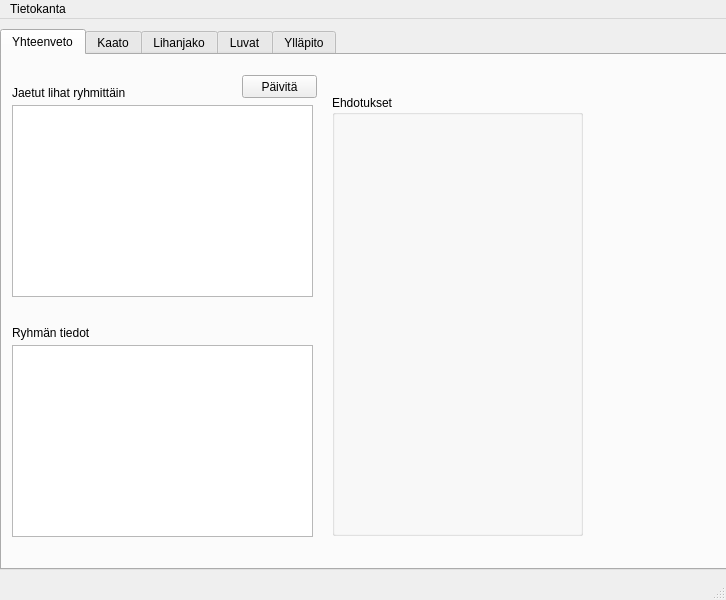
<?xml version="1.0" encoding="UTF-8"?>
<ui version="4.0">
 <class>MainWindow</class>
 <widget class="QMainWindow" name="MainWindow">
  <property name="geometry">
   <rect>
    <x>0</x>
    <y>0</y>
    <width>726</width>
    <height>600</height>
   </rect>
  </property>
  <property name="windowTitle">
   <string>MainWindow</string>
  </property>
  <widget class="QWidget" name="centralwidget">
   <widget class="QTabWidget" name="tabWidget">
    <property name="geometry">
     <rect>
      <x>0</x>
      <y>10</y>
      <width>781</width>
      <height>541</height>
     </rect>
    </property>
    <property name="currentIndex">
     <number>0</number>
    </property>
    <widget class="QWidget" name="summaryPage">
     <attribute name="title">
      <string>Yhteenveto</string>
     </attribute>
     <widget class="QTableWidget" name="meatSharedTableWidget">
      <property name="geometry">
       <rect>
        <x>10</x>
        <y>50</y>
        <width>301</width>
        <height>192</height>
       </rect>
      </property>
      <property name="styleSheet">
       <string notr="true"/>
      </property>
     </widget>
     <widget class="QTableWidget" name="groupSummaryTableWidget">
      <property name="geometry">
       <rect>
        <x>10</x>
        <y>290</y>
        <width>301</width>
        <height>192</height>
       </rect>
      </property>
     </widget>
     <widget class="QLabel" name="sharedMeatLabel">
      <property name="geometry">
       <rect>
        <x>10</x>
        <y>30</y>
        <width>151</width>
        <height>16</height>
       </rect>
      </property>
      <property name="text">
       <string>Jaetut lihat ryhmittäin</string>
      </property>
     </widget>
     <widget class="QLabel" name="groupSummarylabel">
      <property name="geometry">
       <rect>
        <x>10</x>
        <y>270</y>
        <width>151</width>
        <height>16</height>
       </rect>
      </property>
      <property name="text">
       <string>Ryhmän tiedot</string>
      </property>
     </widget>
     <widget class="QPushButton" name="summaryRefreshPushButton">
      <property name="geometry">
       <rect>
        <x>240</x>
        <y>20</y>
        <width>75</width>
        <height>23</height>
       </rect>
      </property>
      <property name="text">
       <string>Päivitä</string>
      </property>
     </widget>
     <widget class="QGroupBox" name="summarySuggestGroupBox">
      <property name="geometry">
       <rect>
        <x>330</x>
        <y>40</y>
        <width>251</width>
        <height>441</height>
       </rect>
      </property>
      <property name="title">
       <string>Ehdotukset</string>
      </property>
     </widget>
    </widget>
    <widget class="QWidget" name="killPage">
     <attribute name="title">
      <string>Kaato</string>
     </attribute>
     <widget class="QComboBox" name="shotByComboBox">
      <property name="geometry">
       <rect>
        <x>10</x>
        <y>40</y>
        <width>191</width>
        <height>22</height>
       </rect>
      </property>
     </widget>
     <widget class="QLabel" name="shotByLabel">
      <property name="geometry">
       <rect>
        <x>10</x>
        <y>20</y>
        <width>47</width>
        <height>13</height>
       </rect>
      </property>
      <property name="text">
       <string>Kaataja</string>
      </property>
     </widget>
     <widget class="QDateEdit" name="shotDateEdit">
      <property name="geometry">
       <rect>
        <x>220</x>
        <y>40</y>
        <width>121</width>
        <height>22</height>
       </rect>
      </property>
      <property name="locale">
       <locale language="Finnish" country="Finland"/>
      </property>
      <property name="displayFormat">
       <string>dd.MM.yyyy</string>
      </property>
      <property name="calendarPopup">
       <bool>true</bool>
      </property>
      <property name="date">
       <date>
        <year>2022</year>
        <month>11</month>
        <day>15</day>
       </date>
      </property>
     </widget>
     <widget class="QLabel" name="shotDateLabel">
      <property name="geometry">
       <rect>
        <x>220</x>
        <y>20</y>
        <width>101</width>
        <height>16</height>
       </rect>
      </property>
      <property name="text">
       <string>Kaatopäivä</string>
      </property>
     </widget>
     <widget class="QComboBox" name="animalComboBox">
      <property name="geometry">
       <rect>
        <x>10</x>
        <y>90</y>
        <width>191</width>
        <height>22</height>
       </rect>
      </property>
     </widget>
     <widget class="QComboBox" name="ageGroupComboBox">
      <property name="geometry">
       <rect>
        <x>220</x>
        <y>90</y>
        <width>121</width>
        <height>22</height>
       </rect>
      </property>
     </widget>
     <widget class="QComboBox" name="genderComboBox">
      <property name="geometry">
       <rect>
        <x>360</x>
        <y>90</y>
        <width>121</width>
        <height>22</height>
       </rect>
      </property>
     </widget>
     <widget class="QLabel" name="shotByLabel_2">
      <property name="geometry">
       <rect>
        <x>10</x>
        <y>70</y>
        <width>47</width>
        <height>13</height>
       </rect>
      </property>
      <property name="text">
       <string>Eläin</string>
      </property>
     </widget>
     <widget class="QLabel" name="shotByLabel_3">
      <property name="geometry">
       <rect>
        <x>220</x>
        <y>70</y>
        <width>61</width>
        <height>16</height>
       </rect>
      </property>
      <property name="text">
       <string>Ikäryhmä</string>
      </property>
     </widget>
     <widget class="QLabel" name="shotByLabel_4">
      <property name="geometry">
       <rect>
        <x>360</x>
        <y>70</y>
        <width>61</width>
        <height>16</height>
       </rect>
      </property>
      <property name="text">
       <string>Sukupuoli</string>
      </property>
     </widget>
     <widget class="QComboBox" name="usageComboBox">
      <property name="geometry">
       <rect>
        <x>90</x>
        <y>140</y>
        <width>111</width>
        <height>22</height>
       </rect>
      </property>
     </widget>
     <widget class="QLineEdit" name="weightLineEdit">
      <property name="geometry">
       <rect>
        <x>10</x>
        <y>140</y>
        <width>61</width>
        <height>20</height>
       </rect>
      </property>
     </widget>
     <widget class="QLabel" name="shotByLabel_5">
      <property name="geometry">
       <rect>
        <x>10</x>
        <y>120</y>
        <width>47</width>
        <height>13</height>
       </rect>
      </property>
      <property name="text">
       <string>Paino (kg)</string>
      </property>
     </widget>
     <widget class="QLabel" name="shotByLabel_6">
      <property name="geometry">
       <rect>
        <x>90</x>
        <y>120</y>
        <width>47</width>
        <height>13</height>
       </rect>
      </property>
      <property name="text">
       <string>Käyttö</string>
      </property>
     </widget>
     <widget class="QPlainTextEdit" name="additionalInfoTextEdit">
      <property name="geometry">
       <rect>
        <x>220</x>
        <y>140</y>
        <width>361</width>
        <height>71</height>
       </rect>
      </property>
      <property name="toolTip">
       <string>Tähän vieraan kaatajan nimi tai havaintoja eläimestä</string>
      </property>
      <property name="toolTipDuration">
       <number>10000</number>
      </property>
     </widget>
     <widget class="QLabel" name="shotByLabel_7">
      <property name="geometry">
       <rect>
        <x>220</x>
        <y>120</y>
        <width>51</width>
        <height>16</height>
       </rect>
      </property>
      <property name="text">
       <string>Lisätietoja</string>
      </property>
     </widget>
     <widget class="QTableWidget" name="killsKillsTableWidget">
      <property name="geometry">
       <rect>
        <x>10</x>
        <y>280</y>
        <width>571</width>
        <height>192</height>
       </rect>
      </property>
     </widget>
     <widget class="QLabel" name="shotByLabel_8">
      <property name="geometry">
       <rect>
        <x>10</x>
        <y>260</y>
        <width>47</width>
        <height>13</height>
       </rect>
      </property>
      <property name="text">
       <string>Kaadot</string>
      </property>
     </widget>
     <widget class="QPushButton" name="saveShotPushButton">
      <property name="geometry">
       <rect>
        <x>510</x>
        <y>220</y>
        <width>75</width>
        <height>23</height>
       </rect>
      </property>
      <property name="text">
       <string>Tallenna</string>
      </property>
     </widget>
     <widget class="QLineEdit" name="locationLineEdit">
      <property name="geometry">
       <rect>
        <x>360</x>
        <y>40</y>
        <width>221</width>
        <height>20</height>
       </rect>
      </property>
      <property name="toolTip">
       <string>Karttaan merkitty paikannimi</string>
      </property>
     </widget>
     <widget class="QLabel" name="shotDateLabel_2">
      <property name="geometry">
       <rect>
        <x>360</x>
        <y>20</y>
        <width>101</width>
        <height>16</height>
       </rect>
      </property>
      <property name="text">
       <string>Paikka</string>
      </property>
     </widget>
    </widget>
    <widget class="QWidget" name="sharePage">
     <attribute name="title">
      <string>Lihanjako</string>
     </attribute>
     <widget class="QTableWidget" name="shareKillsTableWidget">
      <property name="geometry">
       <rect>
        <x>10</x>
        <y>30</y>
        <width>571</width>
        <height>192</height>
       </rect>
      </property>
      <property name="toolTip">
       <string>Valitse kaato, jonka lihoja jaetaan</string>
      </property>
     </widget>
     <widget class="QLabel" name="shotByLabel_9">
      <property name="geometry">
       <rect>
        <x>10</x>
        <y>10</y>
        <width>47</width>
        <height>13</height>
       </rect>
      </property>
      <property name="text">
       <string>Kaadot</string>
      </property>
     </widget>
     <widget class="QDateEdit" name="shareDateEdit">
      <property name="geometry">
       <rect>
        <x>10</x>
        <y>250</y>
        <width>121</width>
        <height>22</height>
       </rect>
      </property>
      <property name="locale">
       <locale language="Finnish" country="Finland"/>
      </property>
      <property name="displayFormat">
       <string>dd.MM.yyyy</string>
      </property>
      <property name="calendarPopup">
       <bool>true</bool>
      </property>
      <property name="date">
       <date>
        <year>2022</year>
        <month>11</month>
        <day>15</day>
       </date>
      </property>
     </widget>
     <widget class="QComboBox" name="portionComboBox">
      <property name="geometry">
       <rect>
        <x>150</x>
        <y>250</y>
        <width>121</width>
        <height>22</height>
       </rect>
      </property>
     </widget>
     <widget class="QLineEdit" name="amountLineEdit">
      <property name="geometry">
       <rect>
        <x>290</x>
        <y>250</y>
        <width>113</width>
        <height>20</height>
       </rect>
      </property>
     </widget>
     <widget class="QLabel" name="shotByLabel_10">
      <property name="geometry">
       <rect>
        <x>10</x>
        <y>230</y>
        <width>47</width>
        <height>13</height>
       </rect>
      </property>
      <property name="text">
       <string>Jakopäivä</string>
      </property>
     </widget>
     <widget class="QLabel" name="shotByLabel_11">
      <property name="geometry">
       <rect>
        <x>150</x>
        <y>230</y>
        <width>61</width>
        <height>16</height>
       </rect>
      </property>
      <property name="text">
       <string>Ruhon osa</string>
      </property>
     </widget>
     <widget class="QLabel" name="shotByLabel_12">
      <property name="geometry">
       <rect>
        <x>290</x>
        <y>230</y>
        <width>61</width>
        <height>16</height>
       </rect>
      </property>
      <property name="text">
       <string>Määrä (kg)</string>
      </property>
     </widget>
     <widget class="QLabel" name="shotByLabel_13">
      <property name="geometry">
       <rect>
        <x>420</x>
        <y>230</y>
        <width>61</width>
        <height>16</height>
       </rect>
      </property>
      <property name="text">
       <string>Jakoryhmä</string>
      </property>
     </widget>
     <widget class="QComboBox" name="groupComboBox">
      <property name="geometry">
       <rect>
        <x>420</x>
        <y>250</y>
        <width>161</width>
        <height>22</height>
       </rect>
      </property>
     </widget>
     <widget class="QPushButton" name="shareSavePushButton">
      <property name="geometry">
       <rect>
        <x>500</x>
        <y>280</y>
        <width>75</width>
        <height>23</height>
       </rect>
      </property>
      <property name="text">
       <string>Tallenna</string>
      </property>
     </widget>
     <widget class="QGroupBox" name="shareSuggestGroupBox">
      <property name="geometry">
       <rect>
        <x>10</x>
        <y>310</y>
        <width>571</width>
        <height>201</height>
       </rect>
      </property>
      <property name="title">
       <string>Jakoehdotukset</string>
      </property>
     </widget>
    </widget>
    <widget class="QWidget" name="licensePage">
     <attribute name="title">
      <string>Luvat</string>
     </attribute>
     <widget class="QLineEdit" name="licenseYearLineEdit">
      <property name="geometry">
       <rect>
        <x>10</x>
        <y>30</y>
        <width>113</width>
        <height>20</height>
       </rect>
      </property>
     </widget>
     <widget class="QLabel" name="label">
      <property name="geometry">
       <rect>
        <x>10</x>
        <y>10</y>
        <width>47</width>
        <height>13</height>
       </rect>
      </property>
      <property name="text">
       <string>Lupavuosi</string>
      </property>
     </widget>
     <widget class="QComboBox" name="licenseAnimalComboBox">
      <property name="geometry">
       <rect>
        <x>130</x>
        <y>30</y>
        <width>141</width>
        <height>22</height>
       </rect>
      </property>
     </widget>
     <widget class="QLabel" name="label_2">
      <property name="geometry">
       <rect>
        <x>130</x>
        <y>10</y>
        <width>47</width>
        <height>13</height>
       </rect>
      </property>
      <property name="text">
       <string>Eläin</string>
      </property>
     </widget>
     <widget class="QComboBox" name="licenseAgeGroupComboBox">
      <property name="geometry">
       <rect>
        <x>280</x>
        <y>30</y>
        <width>111</width>
        <height>22</height>
       </rect>
      </property>
     </widget>
     <widget class="QLabel" name="label_3">
      <property name="geometry">
       <rect>
        <x>280</x>
        <y>10</y>
        <width>47</width>
        <height>13</height>
       </rect>
      </property>
      <property name="text">
       <string>Ikäryhmä</string>
      </property>
     </widget>
     <widget class="QComboBox" name="licenseGenderComboBox">
      <property name="geometry">
       <rect>
        <x>400</x>
        <y>30</y>
        <width>81</width>
        <height>22</height>
       </rect>
      </property>
     </widget>
     <widget class="QLabel" name="label_4">
      <property name="geometry">
       <rect>
        <x>400</x>
        <y>10</y>
        <width>47</width>
        <height>13</height>
       </rect>
      </property>
      <property name="text">
       <string>Sukupuoli</string>
      </property>
     </widget>
     <widget class="QLineEdit" name="licenseAmountLineEdit">
      <property name="geometry">
       <rect>
        <x>490</x>
        <y>30</y>
        <width>61</width>
        <height>20</height>
       </rect>
      </property>
     </widget>
     <widget class="QLabel" name="label_5">
      <property name="geometry">
       <rect>
        <x>490</x>
        <y>10</y>
        <width>47</width>
        <height>13</height>
       </rect>
      </property>
      <property name="text">
       <string>Määrä</string>
      </property>
     </widget>
     <widget class="QPushButton" name="licenseSavePushButton">
      <property name="geometry">
       <rect>
        <x>480</x>
        <y>60</y>
        <width>75</width>
        <height>23</height>
       </rect>
      </property>
      <property name="text">
       <string>Tallenna</string>
      </property>
     </widget>
     <widget class="QTableWidget" name="licenseSummaryTableWidget">
      <property name="geometry">
       <rect>
        <x>10</x>
        <y>120</y>
        <width>541</width>
        <height>192</height>
       </rect>
      </property>
     </widget>
     <widget class="QLabel" name="label_6">
      <property name="geometry">
       <rect>
        <x>10</x>
        <y>100</y>
        <width>131</width>
        <height>16</height>
       </rect>
      </property>
      <property name="text">
       <string>Myönnetyt luvat</string>
      </property>
     </widget>
    </widget>
    <widget class="QWidget" name="maintenancePage">
     <attribute name="title">
      <string>Ylläpito</string>
     </attribute>
     <widget class="QGroupBox" name="groupBox">
      <property name="geometry">
       <rect>
        <x>300</x>
        <y>10</y>
        <width>281</width>
        <height>91</height>
       </rect>
      </property>
      <property name="title">
       <string>Seura</string>
      </property>
     </widget>
     <widget class="QGroupBox" name="groupBox_2">
      <property name="geometry">
       <rect>
        <x>300</x>
        <y>110</y>
        <width>281</width>
        <height>91</height>
       </rect>
      </property>
      <property name="title">
       <string>Seurue</string>
      </property>
     </widget>
     <widget class="QGroupBox" name="groupBox_3">
      <property name="geometry">
       <rect>
        <x>300</x>
        <y>210</y>
        <width>271</width>
        <height>91</height>
       </rect>
      </property>
      <property name="title">
       <string>Jakoryhmä</string>
      </property>
     </widget>
     <widget class="QGroupBox" name="groupBox_4">
      <property name="geometry">
       <rect>
        <x>20</x>
        <y>10</y>
        <width>271</width>
        <height>481</height>
       </rect>
      </property>
      <property name="title">
       <string>Jäsen</string>
      </property>
      <widget class="QLineEdit" name="licenseYearLineEdit_2">
       <property name="geometry">
        <rect>
         <x>10</x>
         <y>30</y>
         <width>81</width>
         <height>20</height>
        </rect>
       </property>
      </widget>
      <widget class="QLineEdit" name="licenseYearLineEdit_3">
       <property name="geometry">
        <rect>
         <x>110</x>
         <y>30</y>
         <width>81</width>
         <height>20</height>
        </rect>
       </property>
      </widget>
      <widget class="QLineEdit" name="licenseYearLineEdit_4">
       <property name="geometry">
        <rect>
         <x>110</x>
         <y>120</y>
         <width>81</width>
         <height>20</height>
        </rect>
       </property>
      </widget>
      <widget class="QLineEdit" name="licenseYearLineEdit_5">
       <property name="geometry">
        <rect>
         <x>10</x>
         <y>80</y>
         <width>181</width>
         <height>20</height>
        </rect>
       </property>
      </widget>
      <widget class="QLineEdit" name="licenseYearLineEdit_6">
       <property name="geometry">
        <rect>
         <x>10</x>
         <y>120</y>
         <width>81</width>
         <height>20</height>
        </rect>
       </property>
      </widget>
      <widget class="QPushButton" name="pushButton">
       <property name="geometry">
        <rect>
         <x>170</x>
         <y>200</y>
         <width>75</width>
         <height>23</height>
        </rect>
       </property>
       <property name="text">
        <string>Uusi</string>
       </property>
      </widget>
      <widget class="QLabel" name="shotByLabel_14">
       <property name="geometry">
        <rect>
         <x>10</x>
         <y>10</y>
         <width>47</width>
         <height>13</height>
        </rect>
       </property>
       <property name="text">
        <string>Etunimi</string>
       </property>
      </widget>
      <widget class="QLabel" name="shotByLabel_15">
       <property name="geometry">
        <rect>
         <x>110</x>
         <y>10</y>
         <width>47</width>
         <height>13</height>
        </rect>
       </property>
       <property name="text">
        <string>Sukunimi</string>
       </property>
      </widget>
      <widget class="QLabel" name="shotByLabel_16">
       <property name="geometry">
        <rect>
         <x>10</x>
         <y>60</y>
         <width>61</width>
         <height>16</height>
        </rect>
       </property>
       <property name="text">
        <string>Jakeluosoite</string>
       </property>
      </widget>
      <widget class="QLabel" name="shotByLabel_17">
       <property name="geometry">
        <rect>
         <x>10</x>
         <y>100</y>
         <width>71</width>
         <height>16</height>
        </rect>
       </property>
       <property name="text">
        <string>Postinumero</string>
       </property>
      </widget>
      <widget class="QLabel" name="shotByLabel_18">
       <property name="geometry">
        <rect>
         <x>110</x>
         <y>100</y>
         <width>81</width>
         <height>16</height>
        </rect>
       </property>
       <property name="text">
        <string>Postitoimipaikka</string>
       </property>
      </widget>
      <widget class="QLineEdit" name="licenseYearLineEdit_7">
       <property name="geometry">
        <rect>
         <x>10</x>
         <y>160</y>
         <width>101</width>
         <height>20</height>
        </rect>
       </property>
      </widget>
      <widget class="QLineEdit" name="licenseYearLineEdit_8">
       <property name="geometry">
        <rect>
         <x>10</x>
         <y>200</y>
         <width>101</width>
         <height>20</height>
        </rect>
       </property>
      </widget>
      <widget class="QLabel" name="shotByLabel_19">
       <property name="geometry">
        <rect>
         <x>10</x>
         <y>140</y>
         <width>81</width>
         <height>16</height>
        </rect>
       </property>
       <property name="text">
        <string>Puhelinnumero</string>
       </property>
      </widget>
      <widget class="QLabel" name="shotByLabel_20">
       <property name="geometry">
        <rect>
         <x>10</x>
         <y>180</y>
         <width>81</width>
         <height>16</height>
        </rect>
       </property>
       <property name="text">
        <string>Sähköpostiosoite</string>
       </property>
      </widget>
      <widget class="QLabel" name="shotByLabel_21">
       <property name="geometry">
        <rect>
         <x>10</x>
         <y>280</y>
         <width>91</width>
         <height>16</height>
        </rect>
       </property>
       <property name="text">
        <string>Poista jäsen</string>
       </property>
      </widget>
      <widget class="QPushButton" name="pushButton_2">
       <property name="geometry">
        <rect>
         <x>170</x>
         <y>300</y>
         <width>75</width>
         <height>23</height>
        </rect>
       </property>
       <property name="text">
        <string>Poista</string>
       </property>
      </widget>
     </widget>
     <widget class="QComboBox" name="shotByComboBox_2">
      <property name="geometry">
       <rect>
        <x>30</x>
        <y>310</y>
        <width>121</width>
        <height>22</height>
       </rect>
      </property>
     </widget>
    </widget>
   </widget>
  </widget>
  <widget class="QMenuBar" name="menubar">
   <property name="geometry">
    <rect>
     <x>0</x>
     <y>0</y>
     <width>726</width>
     <height>21</height>
    </rect>
   </property>
   <widget class="QMenu" name="menuTietokanta">
    <property name="title">
     <string>Tietokanta</string>
    </property>
    <addaction name="actionSovelluksen_tiedot"/>
   </widget>
   <addaction name="menuTietokanta"/>
  </widget>
  <widget class="QStatusBar" name="statusbar"/>
  <action name="actionSovelluksen_tiedot">
   <property name="text">
    <string>Sovelluksen tiedot...</string>
   </property>
  </action>
 </widget>
 <tabstops>
  <tabstop>summaryRefreshPushButton</tabstop>
  <tabstop>meatSharedTableWidget</tabstop>
  <tabstop>groupSummaryTableWidget</tabstop>
  <tabstop>killsKillsTableWidget</tabstop>
  <tabstop>licenseSummaryTableWidget</tabstop>
  <tabstop>shotByComboBox</tabstop>
  <tabstop>shotDateEdit</tabstop>
  <tabstop>locationLineEdit</tabstop>
  <tabstop>animalComboBox</tabstop>
  <tabstop>ageGroupComboBox</tabstop>
  <tabstop>genderComboBox</tabstop>
  <tabstop>weightLineEdit</tabstop>
  <tabstop>usageComboBox</tabstop>
  <tabstop>additionalInfoTextEdit</tabstop>
  <tabstop>saveShotPushButton</tabstop>
  <tabstop>tabWidget</tabstop>
  <tabstop>shareDateEdit</tabstop>
  <tabstop>portionComboBox</tabstop>
  <tabstop>amountLineEdit</tabstop>
  <tabstop>groupComboBox</tabstop>
  <tabstop>shareSavePushButton</tabstop>
  <tabstop>shareKillsTableWidget</tabstop>
  <tabstop>licenseYearLineEdit</tabstop>
  <tabstop>licenseAnimalComboBox</tabstop>
  <tabstop>licenseAgeGroupComboBox</tabstop>
  <tabstop>licenseGenderComboBox</tabstop>
  <tabstop>licenseAmountLineEdit</tabstop>
  <tabstop>licenseSavePushButton</tabstop>
 </tabstops>
 <resources/>
 <connections/>
</ui>
